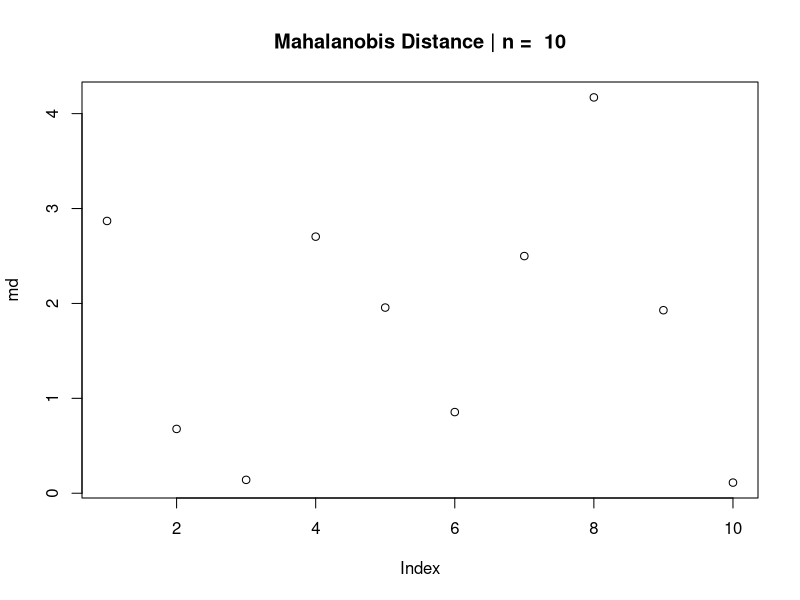
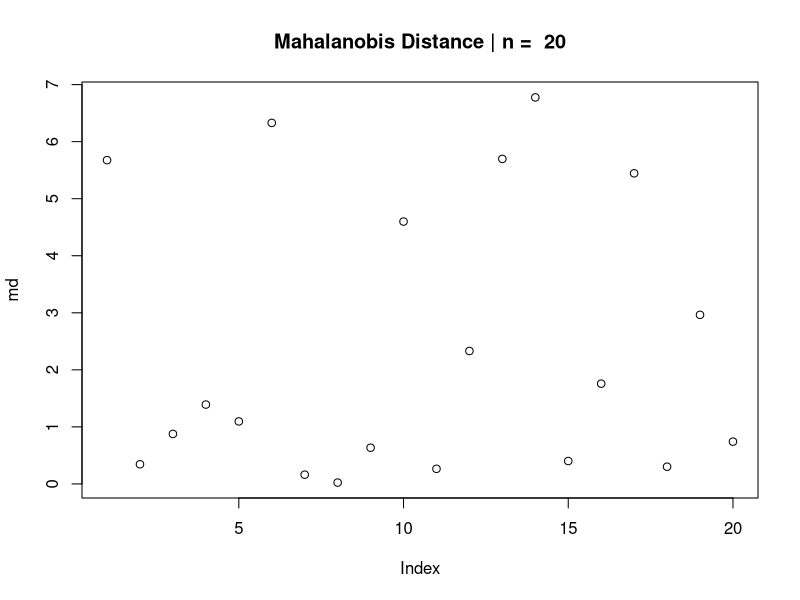
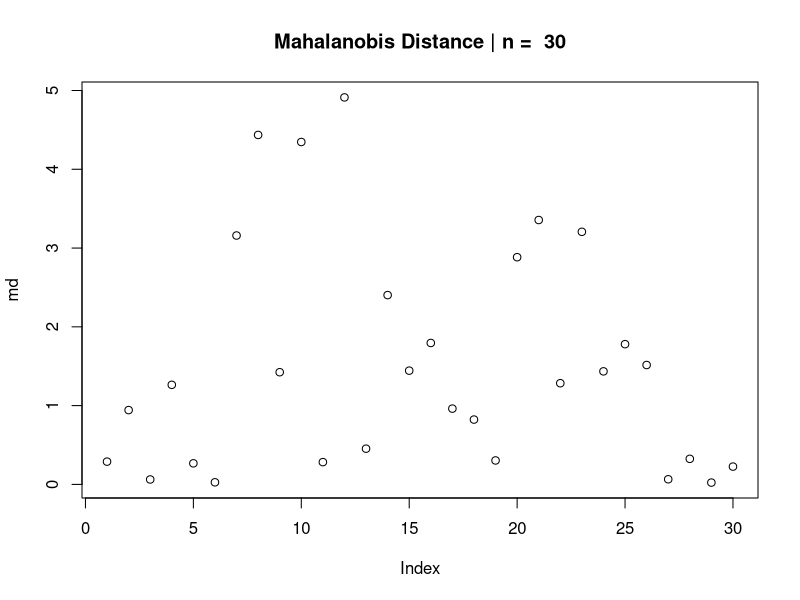
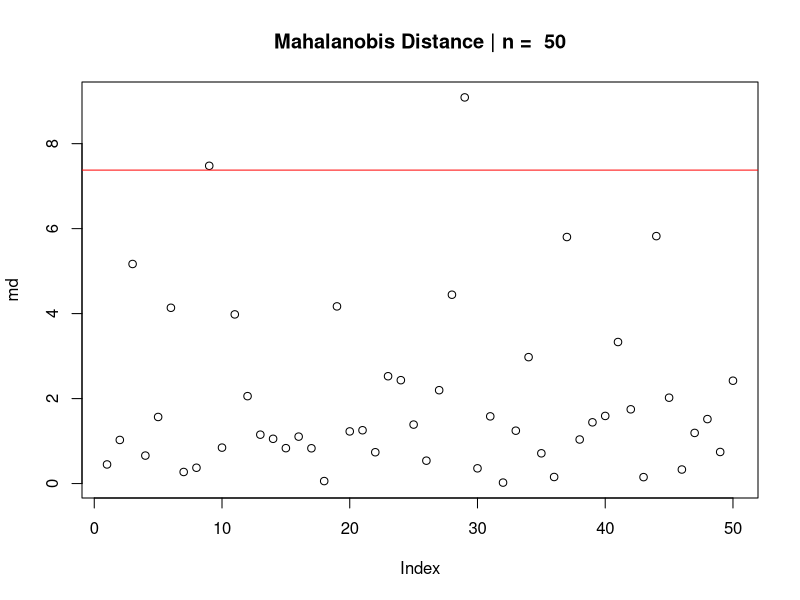
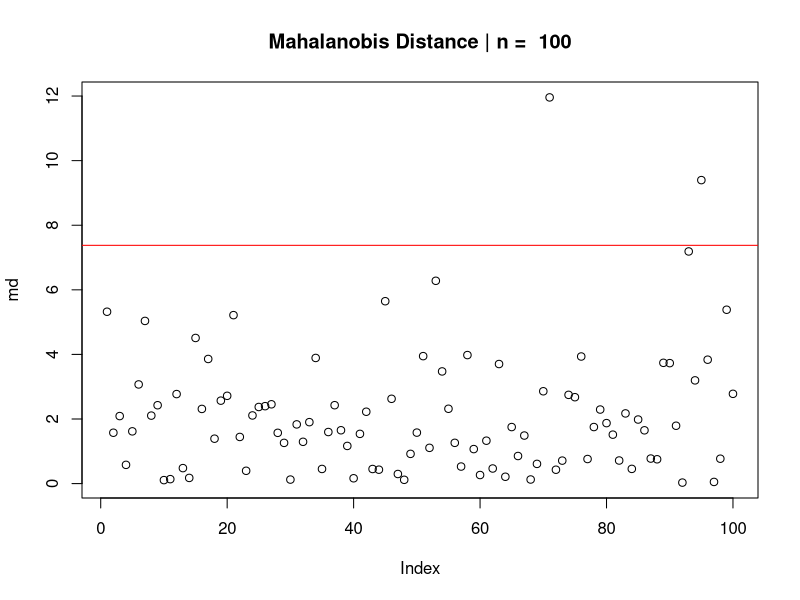
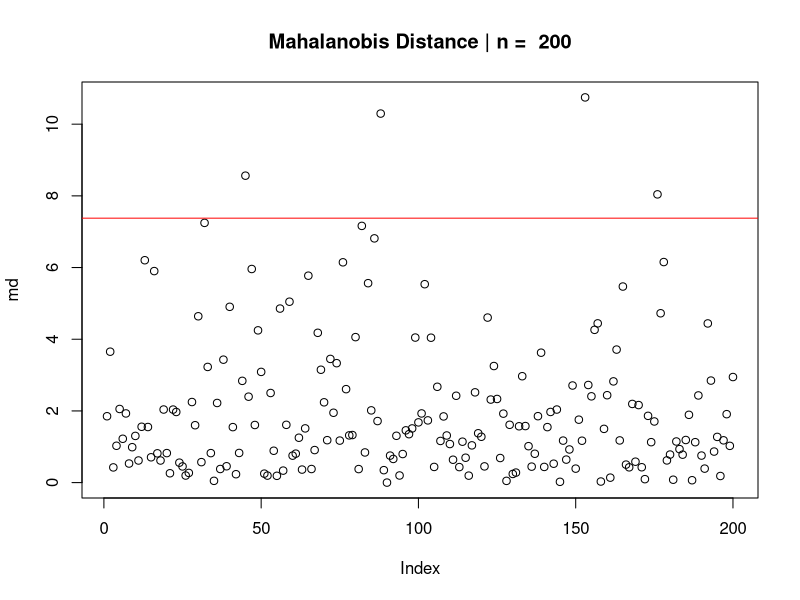
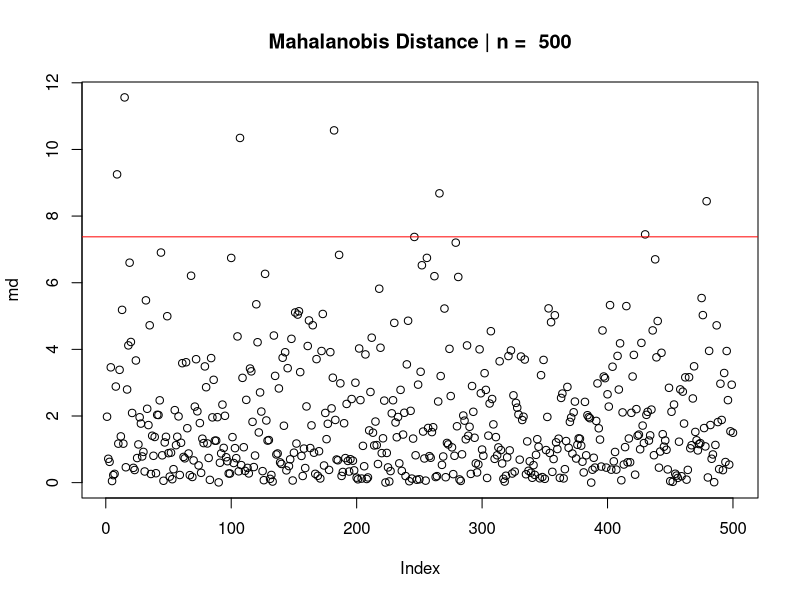

Reproduce these figures in R, in order.
## ---- chunk 1
knitr::opts_chunk$set(echo = TRUE, message = FALSE)
## ---- chunk 2
library(fBasics)
q <- 0.9
matX <- matrix(c(1,q,q,q,1,q,q,q,1), ncol = 3)
rk(matX)
det(matX)
## ---- chunk 3
matS <- matrix(c(2,1,1,2), ncol = 2)
ev <- eigen(matS)
ev$values
ev$vectors
## ---- chunk 4
require(MASS)
mu <- c(0,0)
S <- matrix(c(2,1,1,2), ncol = 2)
invS <- solve(S)
alln <- c(10, 20, 30, 50, 100, 200, 500)

for( n in alln){
  sim <- mvrnorm(n, mu, S)
  xbar <- c(mean(sim[,1]), mean(sim[,2]))
  md <- NULL
  for( i in 1:n){
    md[i] <- t(sim[i,]-xbar) %*% invS %*% ((sim[i,]-xbar))
  }
  plot(md, main = paste("Mahalanobis Distance | n = ", n))
  abline(h=qchisq(0.975, 2), col = "red")
}
